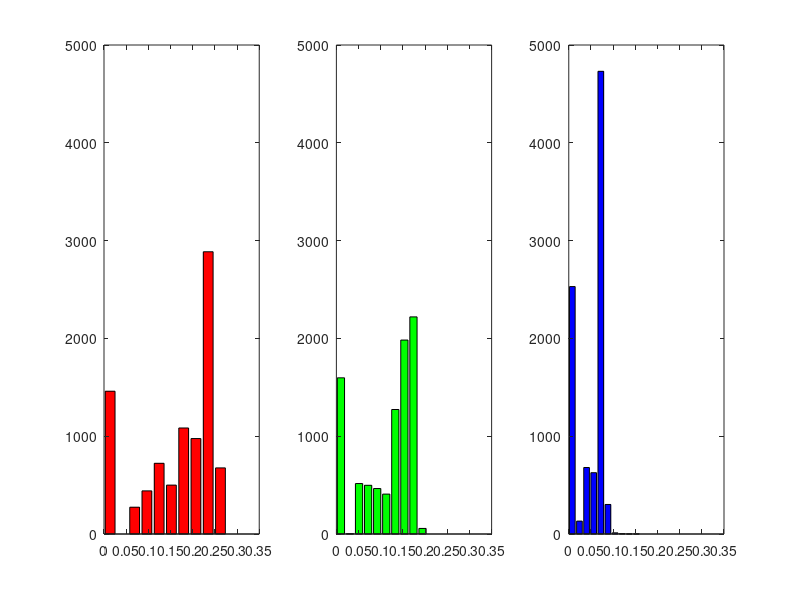

Recreate this plot in MATLAB.
load('lightertraining.mat')
densi = reshape(densipoints,3,10,[]);
r = densi(1,:,:);
g = densi(2,:,:);
b = densi(3,:,:);
[n1, xout1] = hist(r(:));
[n2, xout2] = hist(g(:));
[n3, xout3] = hist(b(:));
figure(1);subplot(1,3,1);
bar(xout1, n1, 'r');
a = axis;
subplot(1,3,2);
bar(xout2, n2, 'g');
a = max(a,axis);
subplot(1,3,3);
bar(xout3, n3, 'b');
a = max(a,axis);

for i = 1:3
subplot(1,3,i);
axis(a);
end